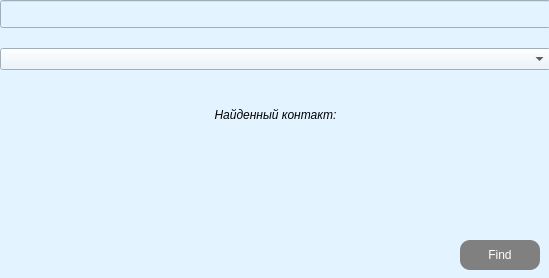
<?xml version="1.0" encoding="UTF-8"?>
<ui version="4.0">
 <class>Search</class>
 <widget class="QWidget" name="Search">
  <property name="geometry">
   <rect>
    <x>0</x>
    <y>0</y>
    <width>549</width>
    <height>278</height>
   </rect>
  </property>
  <property name="windowTitle">
   <string>Form</string>
  </property>
  <property name="styleSheet">
   <string notr="true">QWidget {
   background-color: #e3f3ff; 
    color: black; 
}</string>
  </property>
  <widget class="QLabel" name="answer">
   <property name="geometry">
    <rect>
     <x>20</x>
     <y>170</y>
     <width>411</width>
     <height>101</height>
    </rect>
   </property>
   <property name="text">
    <string/>
   </property>
  </widget>
  <widget class="QPushButton" name="pushButton">
   <property name="geometry">
    <rect>
     <x>460</x>
     <y>240</y>
     <width>80</width>
     <height>30</height>
    </rect>
   </property>
   <property name="minimumSize">
    <size>
     <width>0</width>
     <height>30</height>
    </size>
   </property>
   <property name="styleSheet">
    <string notr="true">QPushButton {
	border-radius: 10px;
   background-color: grey; 
    color: white; 
}</string>
   </property>
   <property name="text">
    <string>Find</string>
   </property>
  </widget>
  <widget class="QWidget" name="verticalLayoutWidget">
   <property name="geometry">
    <rect>
     <x>0</x>
     <y>0</y>
     <width>551</width>
     <height>141</height>
    </rect>
   </property>
   <layout class="QVBoxLayout" name="verticalLayout" stretch="1,2,1">
    <property name="spacing">
     <number>20</number>
    </property>
    <item>
     <widget class="QLineEdit" name="lineEdit">
      <property name="font">
       <font>
        <pointsize>13</pointsize>
        <bold>false</bold>
        <kerning>true</kerning>
       </font>
      </property>
      <property name="text">
       <string/>
      </property>
      <property name="frame">
       <bool>true</bool>
      </property>
      <property name="dragEnabled">
       <bool>false</bool>
      </property>
      <property name="readOnly">
       <bool>false</bool>
      </property>
      <property name="clearButtonEnabled">
       <bool>false</bool>
      </property>
     </widget>
    </item>
    <item>
     <widget class="QComboBox" name="comboBox">
      <property name="minimumSize">
       <size>
        <width>18</width>
        <height>21</height>
       </size>
      </property>
      <property name="styleSheet">
       <string notr="true"/>
      </property>
     </widget>
    </item>
    <item>
     <widget class="QLabel" name="label">
      <property name="font">
       <font>
        <pointsize>19</pointsize>
        <bold>true</bold>
       </font>
      </property>
      <property name="text">
       <string>&lt;html&gt;&lt;head/&gt;&lt;body&gt;&lt;p&gt;&lt;span style=&quot; font-size:9pt; font-weight:400; font-style:italic;&quot;&gt;Найденный контакт:&lt;/span&gt;&lt;/p&gt;&lt;/body&gt;&lt;/html&gt;</string>
      </property>
      <property name="alignment">
       <set>Qt::AlignmentFlag::AlignCenter</set>
      </property>
     </widget>
    </item>
   </layout>
  </widget>
 </widget>
 <resources/>
 <connections/>
</ui>
